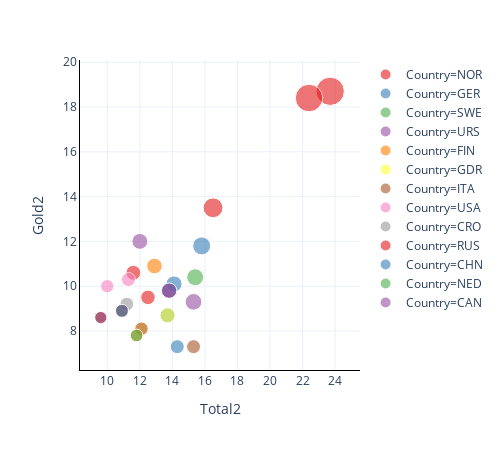

Write notebook code for a chart like this one.
### Code cell
fig = px.scatter(data_top20,x='Total2',y='Gold2',size=data_top20['Score']**2*30,color='Country',color_discrete_sequence= px.colors.qualitative.Set1,opacity=0.6)
fig.update_layout(width=500, height=450,template = 'plotly_white')
fig.update_xaxes(nticks=10,showline=True, linewidth=1, linecolor='black')
fig.update_yaxes(nticks=10,showline=True, linewidth=1, linecolor='black')
fig.show()

### Figure 1 — Plotly figure (JSON) as saved in the notebook; plotly's stock layout.template omitted (floating-point values rounded to 4 significant figures)
{"data": [{"hoverlabel": {"namelength": 0}, "hovertemplate": "Country=NOR<br>Total2=%{x}<br>Gold2=%{y}<br>size=%{marker.size}", "legendgroup": "Country=NOR", "marker": {"color": "rgb(228,26,28)", "opacity": 0.6, "size": [3435.0, 3245.0, 1688.0, 1009.0, 940.8, 907.5, 634.8, 634.8], "sizemode": "area", "sizeref": 8.587, "symbol": "circle"}, "mode": "markers", "name": "Country=NOR", "showlegend": true, "type": "scatter", "x": [23.7, 22.4, 16.5, 13.8, 11.6, 12.5, 9.6, 9.6], "xaxis": "x", "y": [18.7, 18.4, 13.5, 9.8, 10.6, 9.5, 8.6, 8.6], "yaxis": "y"}, {"hoverlabel": {"namelength": 0}, "hovertemplate": "Country=GER<br>Total2=%{x}<br>Gold2=%{y}<br>size=%{marker.size}", "legendgroup": "Country=GER", "marker": {"color": "rgb(55,126,184)", "opacity": 0.6, "size": [1387.0, 1116.0, 1009.0, 974.7, 842.7, 780.3, 634.8, 634.8], "sizemode": "area", "sizeref": 8.587, "symbol": "circle"}, "mode": "markers", "name": "Country=GER", "showlegend": true, "type": "scatter", "x": [15.8, 14.1, 13.8, 13.7, 14.3, 12.1, 9.6, 9.6], "xaxis": "x", "y": [11.8, 10.1, 9.8, 8.7, 7.3, 8.1, 8.6, 8.6], "yaxis": "y"}, {"hoverlabel": {"namelength": 0}, "hovertemplate": "Country=SWE<br>Total2=%{x}<br>Gold2=%{y}<br>size=%{marker.size}", "legendgroup": "Country=SWE", "marker": {"color": "rgb(77,175,74)", "opacity": 0.6, "size": [1229.0, 720.3], "sizemode": "area", "sizeref": 8.587, "symbol": "circle"}, "mode": "markers", "name": "Country=SWE", "showlegend": true, "type": "scatter", "x": [15.4, 10.9], "xaxis": "x", "y": [10.4, 8.9], "yaxis": "y"}, {"hoverlabel": {"namelength": 0}, "hovertemplate": "Country=URS<br>Total2=%{x}<br>Gold2=%{y}<br>size=%{marker.size}", "legendgroup": "Country=URS", "marker": {"color": "rgb(152,78,163)", "opacity": 0.6, "size": [1191.0, 1080, 1009.0, 634.8], "sizemode": "area", "sizeref": 8.587, "symbol": "circle"}, "mode": "markers", "name": "Country=URS", "showlegend": true, "type": "scatter", "x": [15.3, 12, 13.8, 9.6], "xaxis": "x", "y": [9.3, 12, 9.8, 8.6], "yaxis": "y"}, {"hoverlabel": {"namelength": 0}, "hovertemplate": "Country=FIN<br>Total2=%{x}<br>Gold2=%{y}<br>size=%{marker.size}", "legendgroup": "Country=FIN", "marker": {"color": "rgb(255,127,0)", "opacity": 0.6, "size": [1044.0, 780.3, 691.2, 634.8], "sizemode": "area", "sizeref": 8.587, "symbol": "circle"}, "mode": "markers", "name": "Country=FIN", "showlegend": true, "type": "scatter", "x": [12.9, 12.1, 11.8, 9.6], "xaxis": "x", "y": [10.9, 8.1, 7.8, 8.6], "yaxis": "y"}, {"hoverlabel": {"namelength": 0}, "hovertemplate": "Country=GDR<br>Total2=%{x}<br>Gold2=%{y}<br>size=%{marker.size}", "legendgroup": "Country=GDR", "marker": {"color": "rgb(255,255,51)", "opacity": 0.6, "size": [974.7], "sizemode": "area", "sizeref": 8.587, "symbol": "circle"}, "mode": "markers", "name": "Country=GDR", "showlegend": true, "type": "scatter", "x": [13.7], "xaxis": "x", "y": [8.7], "yaxis": "y"}, {"hoverlabel": {"namelength": 0}, "hovertemplate": "Country=ITA<br>Total2=%{x}<br>Gold2=%{y}<br>size=%{marker.size}", "legendgroup": "Country=ITA", "marker": {"color": "rgb(166,86,40)", "opacity": 0.6, "size": [842.7], "sizemode": "area", "sizeref": 8.587, "symbol": "circle"}, "mode": "markers", "name": "Country=ITA", "showlegend": true, "type": "scatter", "x": [15.3], "xaxis": "x", "y": [7.3], "yaxis": "y"}, {"hoverlabel": {"namelength": 0}, "hovertemplate": "Country=USA<br>Total2=%{x}<br>Gold2=%{y}<br>size=%{marker.size}", "legendgroup": "Country=USA", "marker": {"color": "rgb(247,129,191)", "opacity": 0.6, "size": [842.7, 750], "sizemode": "area", "sizeref": 8.587, "symbol": "circle"}, "mode": "markers", "name": "Country=USA", "showlegend": true, "type": "scatter", "x": [11.3, 10], "xaxis": "x", "y": [10.3, 10], "yaxis": "y"}, {"hoverlabel": {"namelength": 0}, "hovertemplate": "Country=CRO<br>Total2=%{x}<br>Gold2=%{y}<br>size=%{marker.size}", "legendgroup": "Country=CRO", "marker": {"color": "rgb(153,153,153)", "opacity": 0.6, "size": [811.2], "sizemode": "area", "sizeref": 8.587, "symbol": "circle"}, "mode": "markers", "name": "Country=CRO", "showlegend": true, "type": "scatter", "x": [11.2], "xaxis": "x", "y": [9.2], "yaxis": "y"}, {"hoverlabel": {"namelength": 0}, "hovertemplate": "Country=RUS<br>Total2=%{x}<br>Gold2=%{y}<br>size=%{marker.size}", "legendgroup": "Country=RUS", "marker": {"color": "rgb(228,26,28)", "opacity": 0.6, "size": [720.3], "sizemode": "area", "sizeref": 8.587, "symbol": "circle"}, "mode": "markers", "name": "Country=RUS", "showlegend": true, "type": "scatter", "x": [10.9], "xaxis": "x", "y": [8.9], "yaxis": "y"}, {"hoverlabel": {"namelength": 0}, "hovertemplate": "Country=CHN<br>Total2=%{x}<br>Gold2=%{y}<br>size=%{marker.size}", "legendgroup": "Country=CHN", "marker": {"color": "rgb(55,126,184)", "opacity": 0.6, "size": [720.3], "sizemode": "area", "sizeref": 8.587, "symbol": "circle"}, "mode": "markers", "name": "Country=CHN", "showlegend": true, "type": "scatter", "x": [10.9], "xaxis": "x", "y": [8.9], "yaxis": "y"}, {"hoverlabel": {"namelength": 0}, "hovertemplate": "Country=NED<br>Total2=%{x}<br>Gold2=%{y}<br>size=%{marker.size}", "legendgroup": "Country=NED", "marker": {"color": "rgb(77,175,74)", "opacity": 0.6, "size": [691.2], "sizemode": "area", "sizeref": 8.587, "symbol": "circle"}, "mode": "markers", "name": "Country=NED", "showlegend": true, "type": "scatter", "x": [11.8], "xaxis": "x", "y": [7.8], "yaxis": "y"}, {"hoverlabel": {"namelength": 0}, "hovertemplate": "Country=CAN<br>Total2=%{x}<br>Gold2=%{y}<br>size=%{marker.size}", "legendgroup": "Country=CAN", "marker": {"color": "rgb(152,78,163)", "opacity": 0.6, "size": [634.8], "sizemode": "area", "sizeref": 8.587, "symbol": "circle"}, "mode": "markers", "name": "Country=CAN", "showlegend": true, "type": "scatter", "x": [9.6], "xaxis": "x", "y": [8.6], "yaxis": "y"}], "layout": {"height": 450, "legend": {"itemsizing": "constant", "tracegroupgap": 0}, "margin": {"t": 60}, "width": 500, "xaxis": {"anchor": "y", "domain": [0, 1], "linecolor": "black", "linewidth": 1, "nticks": 10, "showline": true, "title": {"text": "Total2"}}, "yaxis": {"anchor": "x", "domain": [0, 1], "linecolor": "black", "linewidth": 1, "nticks": 10, "showline": true, "title": {"text": "Gold2"}}}}
